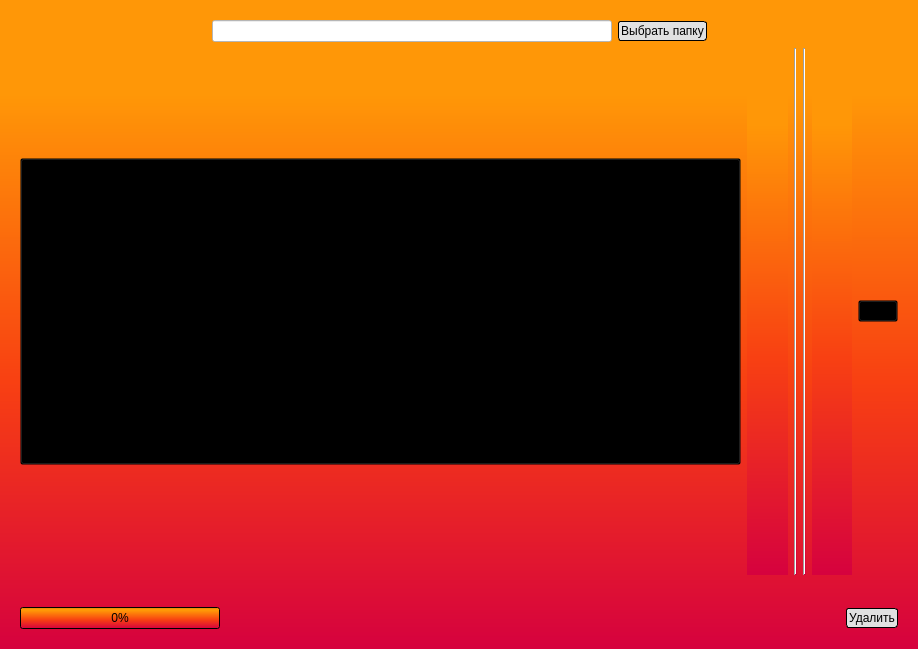
<?xml version="1.0" encoding="UTF-8"?>
<ui version="4.0">
 <class>MainWindow</class>
 <widget class="QMainWindow" name="MainWindow">
  <property name="geometry">
   <rect>
    <x>0</x>
    <y>0</y>
    <width>918</width>
    <height>649</height>
   </rect>
  </property>
  <property name="windowTitle">
   <string>MainWindow</string>
  </property>
  <property name="styleSheet">
   <string notr="true">background-color: qlineargradient(spread:pad, x1:0, y1:0, x2:0, y2:1, stop:0.145251 rgba(255, 151, 7, 255), stop:0.586592 rgba(248, 64, 18, 255), stop:0.994413 rgba(214, 2, 62, 255));</string>
  </property>
  <widget class="QWidget" name="centralwidget">
   <property name="styleSheet">
    <string notr="true"/>
   </property>
   <layout class="QVBoxLayout" name="verticalLayout">
    <property name="leftMargin">
     <number>20</number>
    </property>
    <property name="topMargin">
     <number>20</number>
    </property>
    <property name="rightMargin">
     <number>20</number>
    </property>
    <property name="bottomMargin">
     <number>20</number>
    </property>
    <item>
     <layout class="QHBoxLayout" name="folder_horizontal_layout">
      <property name="sizeConstraint">
       <enum>QLayout::SetDefaultConstraint</enum>
      </property>
      <item>
       <spacer name="folder_left_horizontal_spacer">
        <property name="orientation">
         <enum>Qt::Horizontal</enum>
        </property>
        <property name="sizeHint" stdset="0">
         <size>
          <width>40</width>
          <height>20</height>
         </size>
        </property>
       </spacer>
      </item>
      <item>
       <widget class="QLineEdit" name="folder_line_edit">
        <property name="sizePolicy">
         <sizepolicy hsizetype="Fixed" vsizetype="Fixed">
          <horstretch>0</horstretch>
          <verstretch>0</verstretch>
         </sizepolicy>
        </property>
        <property name="minimumSize">
         <size>
          <width>400</width>
          <height>0</height>
         </size>
        </property>
        <property name="styleSheet">
         <string notr="true">background-color: rgb(255, 255, 255);</string>
        </property>
       </widget>
      </item>
      <item>
       <widget class="QPushButton" name="open_folder_button">
        <property name="sizePolicy">
         <sizepolicy hsizetype="Preferred" vsizetype="Fixed">
          <horstretch>0</horstretch>
          <verstretch>0</verstretch>
         </sizepolicy>
        </property>
        <property name="styleSheet">
         <string notr="true">#open_folder_button {
	background-color: rgb(225, 225, 225);
border-style: solid;
border-width: 1px;
border-radius: 3px;
border-color: back;
padding: 2px;
}

#open_folder_button:hover {
background-color: rgba(229,241,251, 200);
transition: all 0.2s 0s ease;
}</string>
        </property>
        <property name="text">
         <string>Выбрать папку</string>
        </property>
       </widget>
      </item>
      <item>
       <spacer name="folder_right_horizontal_spacer">
        <property name="orientation">
         <enum>Qt::Horizontal</enum>
        </property>
        <property name="sizeHint" stdset="0">
         <size>
          <width>40</width>
          <height>20</height>
         </size>
        </property>
       </spacer>
      </item>
     </layout>
    </item>
    <item>
     <layout class="QHBoxLayout" name="images_horizontal_layout">
      <property name="sizeConstraint">
       <enum>QLayout::SetDefaultConstraint</enum>
      </property>
      <item>
       <widget class="QPushButton" name="back_button">
        <property name="sizePolicy">
         <sizepolicy hsizetype="Fixed" vsizetype="Fixed">
          <horstretch>0</horstretch>
          <verstretch>0</verstretch>
         </sizepolicy>
        </property>
        <property name="font">
         <font>
          <pointsize>200</pointsize>
         </font>
        </property>
        <property name="styleSheet">
         <string notr="true">#back_button {
	background-color:transparent;
}

</string>
        </property>
        <property name="text">
         <string/>
        </property>
        <property name="icon">
         <iconset>
          <normaloff>icon/back_button.png</normaloff>icon/back_button.png</iconset>
        </property>
        <property name="iconSize">
         <size>
          <width>16</width>
          <height>509</height>
         </size>
        </property>
       </widget>
      </item>
      <item>
       <widget class="QLabel" name="original">
        <property name="sizePolicy">
         <sizepolicy hsizetype="Preferred" vsizetype="Expanding">
          <horstretch>0</horstretch>
          <verstretch>0</verstretch>
         </sizepolicy>
        </property>
        <property name="styleSheet">
         <string notr="true"/>
        </property>
        <property name="text">
         <string/>
        </property>
        <property name="alignment">
         <set>Qt::AlignCenter</set>
        </property>
       </widget>
      </item>
      <item>
       <widget class="Line" name="original_vertical_line">
        <property name="sizePolicy">
         <sizepolicy hsizetype="Fixed" vsizetype="Expanding">
          <horstretch>0</horstretch>
          <verstretch>0</verstretch>
         </sizepolicy>
        </property>
        <property name="orientation">
         <enum>Qt::Vertical</enum>
        </property>
       </widget>
      </item>
      <item>
       <widget class="Line" name="duble_vertical_line">
        <property name="sizePolicy">
         <sizepolicy hsizetype="Fixed" vsizetype="Expanding">
          <horstretch>0</horstretch>
          <verstretch>0</verstretch>
         </sizepolicy>
        </property>
        <property name="orientation">
         <enum>Qt::Vertical</enum>
        </property>
       </widget>
      </item>
      <item>
       <widget class="QLabel" name="duble">
        <property name="sizePolicy">
         <sizepolicy hsizetype="Preferred" vsizetype="Ignored">
          <horstretch>0</horstretch>
          <verstretch>0</verstretch>
         </sizepolicy>
        </property>
        <property name="text">
         <string/>
        </property>
        <property name="alignment">
         <set>Qt::AlignCenter</set>
        </property>
       </widget>
      </item>
      <item>
       <widget class="QPushButton" name="next_button">
        <property name="sizePolicy">
         <sizepolicy hsizetype="Fixed" vsizetype="Fixed">
          <horstretch>0</horstretch>
          <verstretch>0</verstretch>
         </sizepolicy>
        </property>
        <property name="styleSheet">
         <string notr="true">background-color:transparent
</string>
        </property>
        <property name="text">
         <string/>
        </property>
        <property name="icon">
         <iconset>
          <normaloff>icon/next_button.png</normaloff>icon/next_button.png</iconset>
        </property>
        <property name="iconSize">
         <size>
          <width>16</width>
          <height>509</height>
         </size>
        </property>
       </widget>
      </item>
     </layout>
    </item>
    <item>
     <layout class="QHBoxLayout" name="horizontalLayout">
      <item>
       <widget class="QLabel" name="duble_count">
        <property name="styleSheet">
         <string notr="true">background-color:transparent;</string>
        </property>
        <property name="text">
         <string/>
        </property>
       </widget>
      </item>
      <item>
       <spacer name="horizontalSpacer">
        <property name="orientation">
         <enum>Qt::Horizontal</enum>
        </property>
        <property name="sizeHint" stdset="0">
         <size>
          <width>40</width>
          <height>20</height>
         </size>
        </property>
       </spacer>
      </item>
     </layout>
    </item>
    <item>
     <layout class="QHBoxLayout" name="controls_horizontal_layout">
      <item>
       <widget class="QProgressBar" name="progressBar">
        <property name="sizePolicy">
         <sizepolicy hsizetype="Maximum" vsizetype="Fixed">
          <horstretch>50</horstretch>
          <verstretch>0</verstretch>
         </sizepolicy>
        </property>
        <property name="maximumSize">
         <size>
          <width>200</width>
          <height>16777215</height>
         </size>
        </property>
        <property name="baseSize">
         <size>
          <width>0</width>
          <height>0</height>
         </size>
        </property>
        <property name="styleSheet">
         <string notr="true"/>
        </property>
        <property name="value">
         <number>0</number>
        </property>
        <property name="textVisible">
         <bool>true</bool>
        </property>
        <property name="format">
         <string>%p%</string>
        </property>
       </widget>
      </item>
      <item>
       <spacer name="controls_horizontal_spacer">
        <property name="orientation">
         <enum>Qt::Horizontal</enum>
        </property>
        <property name="sizeHint" stdset="0">
         <size>
          <width>40</width>
          <height>20</height>
         </size>
        </property>
       </spacer>
      </item>
      <item>
       <widget class="QPushButton" name="delete_button_2">
        <property name="sizePolicy">
         <sizepolicy hsizetype="Fixed" vsizetype="Fixed">
          <horstretch>0</horstretch>
          <verstretch>0</verstretch>
         </sizepolicy>
        </property>
        <property name="styleSheet">
         <string notr="true">#delete_button_2 {
	background-color: rgb(225, 225, 225);
border-style: solid;
border-width: 1px;
border-radius: 3px;
border-color: back;
padding: 2px;
}

#delete_button_2:hover {
background-color: rgba(229,241,251, 200);
transition: all 0.2s 0s ease;
}</string>
        </property>
        <property name="text">
         <string>Удалить</string>
        </property>
       </widget>
      </item>
     </layout>
    </item>
   </layout>
  </widget>
 </widget>
 <resources/>
 <connections/>
</ui>
